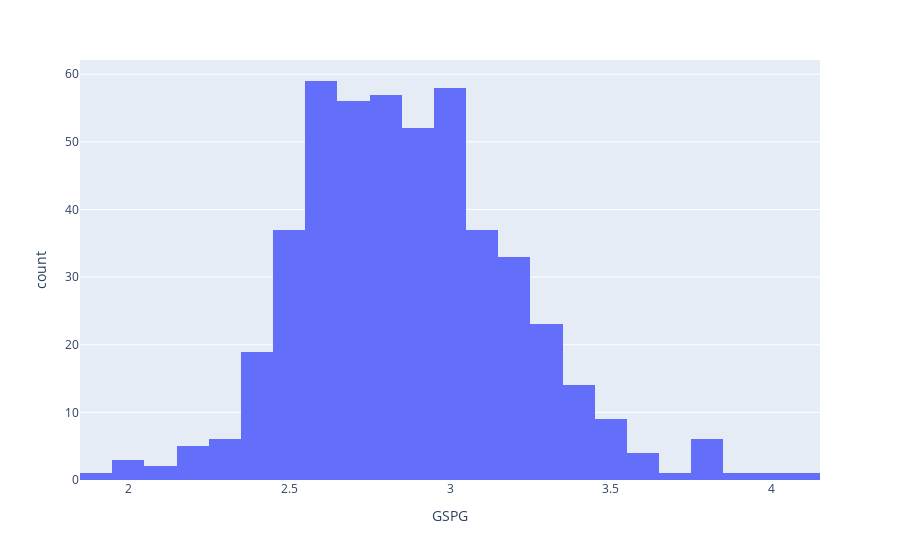

The cell this chart's notebook holds for it:
### Code cell
px.histogram(goal_dif, x = 'GSPG')

### Figure 1 — Plotly figure (JSON) as saved in the notebook; plotly's stock layout.template omitted (floating-point values rounded to 4 significant figures; data arrays with more than 128 entries replaced by an {"elided": "..."} marker saying what was removed)
{"data": [{"alignmentgroup": "True", "bingroup": "x", "hovertemplate": "GSPG=%{x}<br>count=%{y}<extra></extra>", "legendgroup": "", "marker": {"color": "#636efa", "pattern": {"shape": ""}}, "name": "", "offsetgroup": "", "orientation": "v", "showlegend": false, "type": "histogram", "x": {"elided": "485 float values"}, "xaxis": "x", "yaxis": "y"}], "layout": {"barmode": "relative", "legend": {"tracegroupgap": 0}, "margin": {"t": 60}, "xaxis": {"anchor": "y", "domain": [0, 1], "title": {"text": "GSPG"}}, "yaxis": {"anchor": "x", "domain": [0, 1], "title": {"text": "count"}}}}
